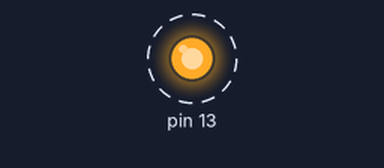
Bench run of a sketch on a simulated Arduino Uno, built with avr-gcc and run on an emulated ATmega328P. Shown: output pins drawn as LEDs (lit = HIGH). Dashed ring = blinking.

Above: at 8.2 s.
Timing chart, 0 to 11.0 s (numbered marks = the images above):
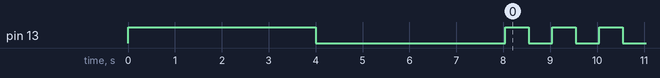

The sketch:

conf-bluetooth.ino
```cpp
#include <SoftwareSerial.h>

SoftwareSerial blue(0,1);
char NOMBRE[15]  = "Pussybreaker";
char BPS         = '4';   // 1=1200 , 2=2400, 3=4800, 4=9600, 5=19200, 6=38400, 7=57600, 8=115200
char PASS[10]    = "1207";

void setup()
{
    blue.begin(9600);
    pinMode(13,OUTPUT);
    digitalWrite(13,HIGH);
    delay(4000);
    digitalWrite(13,LOW);

    blue.print("AT");
    delay(1000);

    blue.print("AT+NAME");
    blue.print(NOMBRE);
    delay(1000);

    blue.print("AT+BAUD");
    blue.print(BPS);
    delay(1000);

    blue.print("AT+PIN");
    blue.print(PASS);
    delay(1000);
}

void loop()
{
    digitalWrite(13, !digitalRead(13));
    delay(500);
}
```

Measured:
- by itself, pin 13: repeats every 1.0 s: HIGH 0.50 s, LOW 0.50 s
